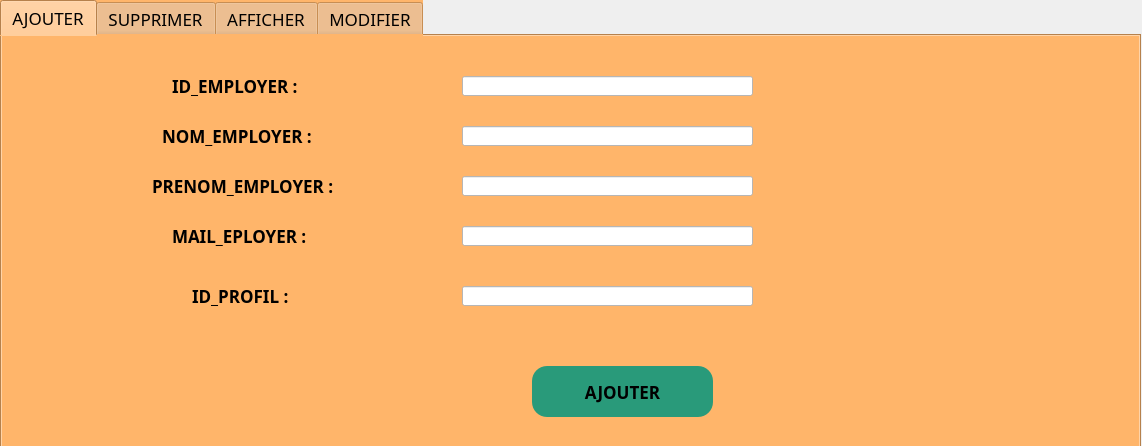
<?xml version="1.0" encoding="UTF-8"?>
<ui version="4.0">
 <class>gestion_employer</class>
 <widget class="QDialog" name="gestion_employer">
  <property name="geometry">
   <rect>
    <x>0</x>
    <y>0</y>
    <width>1142</width>
    <height>446</height>
   </rect>
  </property>
  <property name="windowTitle">
   <string>Dialog</string>
  </property>
  <property name="styleSheet">
   <string notr="true"/>
  </property>
  <widget class="QTabWidget" name="tabWidget">
   <property name="geometry">
    <rect>
     <x>0</x>
     <y>0</y>
     <width>1141</width>
     <height>451</height>
    </rect>
   </property>
   <property name="styleSheet">
    <string notr="true">*{
font-family:century gothic;
background:#ffb56a;
font-size:17px;

}
QGroupBox
{
background:#ffb56a;
background-image:url(:/selem2.jpg);
}
#ajouter_employer
{
background:#299a7a;
border-radius:15px;
}
#ajouter_employer:hover
{
color:#333;
border-radius:60px;
background:red;
}
#pushButton_supprimer
{
background:#299a7a;
border-radius:15px;
}
#pushButton_supprimer:hover
{
color:#333;
border-radius:60px;
background:red;
}
#nom
{
background:#299a7a;
border-radius:15px;
}
#nom:hover
{
color:#333;
border-radius:60px;
background:red;
}
#prenom
{
background:#299a7a;
border-radius:15px;
}
#prenom:hover
{
color:#333;
border-radius:60px;
background:red;
}
#id
{
background:#299a7a;
border-radius:15px;
}
#id:hover
{
color:#333;
border-radius:60px;
background:red;
}
#pushButton_modifier
{
background:#299a7a;
border-radius:15px;
}
#pushButton_modifier:hover
{
color:#333;
border-radius:60px;
background:red;
}</string>
   </property>
   <property name="currentIndex">
    <number>0</number>
   </property>
   <widget class="QWidget" name="tab">
    <attribute name="title">
     <string>AJOUTER</string>
    </attribute>
    <widget class="QLabel" name="label_id_employer">
     <property name="geometry">
      <rect>
       <x>170</x>
       <y>40</y>
       <width>241</width>
       <height>20</height>
      </rect>
     </property>
     <property name="font">
      <font>
       <family>century gothic</family>
       <pointsize>-1</pointsize>
       <weight>75</weight>
       <bold>true</bold>
      </font>
     </property>
     <property name="text">
      <string>ID_EMPLOYER :</string>
     </property>
    </widget>
    <widget class="QLineEdit" name="lineEditidemp">
     <property name="geometry">
      <rect>
       <x>460</x>
       <y>40</y>
       <width>291</width>
       <height>20</height>
      </rect>
     </property>
     <property name="styleSheet">
      <string notr="true">*{

background:white

}</string>
     </property>
    </widget>
    <widget class="QLabel" name="label_nom_employer">
     <property name="geometry">
      <rect>
       <x>160</x>
       <y>90</y>
       <width>281</width>
       <height>20</height>
      </rect>
     </property>
     <property name="font">
      <font>
       <family>century gothic</family>
       <pointsize>-1</pointsize>
       <weight>75</weight>
       <bold>true</bold>
      </font>
     </property>
     <property name="text">
      <string>NOM_EMPLOYER :</string>
     </property>
    </widget>
    <widget class="QLabel" name="label_prenom_employer">
     <property name="geometry">
      <rect>
       <x>150</x>
       <y>140</y>
       <width>271</width>
       <height>20</height>
      </rect>
     </property>
     <property name="font">
      <font>
       <family>century gothic</family>
       <pointsize>-1</pointsize>
       <weight>75</weight>
       <bold>true</bold>
      </font>
     </property>
     <property name="text">
      <string>PRENOM_EMPLOYER :</string>
     </property>
    </widget>
    <widget class="QLabel" name="label_mail_employer">
     <property name="geometry">
      <rect>
       <x>170</x>
       <y>190</y>
       <width>251</width>
       <height>20</height>
      </rect>
     </property>
     <property name="font">
      <font>
       <family>century gothic</family>
       <pointsize>-1</pointsize>
       <weight>75</weight>
       <bold>true</bold>
      </font>
     </property>
     <property name="text">
      <string>MAIL_EPLOYER :</string>
     </property>
    </widget>
    <widget class="QLineEdit" name="lineEditnomemp">
     <property name="geometry">
      <rect>
       <x>460</x>
       <y>90</y>
       <width>291</width>
       <height>20</height>
      </rect>
     </property>
     <property name="styleSheet">
      <string notr="true">*{

background:white

}</string>
     </property>
    </widget>
    <widget class="QLineEdit" name="lineEditprenomemp">
     <property name="geometry">
      <rect>
       <x>460</x>
       <y>140</y>
       <width>291</width>
       <height>20</height>
      </rect>
     </property>
     <property name="styleSheet">
      <string notr="true">*{

background:white

}</string>
     </property>
    </widget>
    <widget class="QLineEdit" name="lineEditmailemp">
     <property name="geometry">
      <rect>
       <x>460</x>
       <y>190</y>
       <width>291</width>
       <height>20</height>
      </rect>
     </property>
     <property name="styleSheet">
      <string notr="true">*{

background:white

}</string>
     </property>
    </widget>
    <widget class="QPushButton" name="ajouter_employer">
     <property name="geometry">
      <rect>
       <x>530</x>
       <y>330</y>
       <width>181</width>
       <height>51</height>
      </rect>
     </property>
     <property name="font">
      <font>
       <family>century gothic</family>
       <pointsize>-1</pointsize>
       <weight>75</weight>
       <bold>true</bold>
      </font>
     </property>
     <property name="text">
      <string>AJOUTER</string>
     </property>
    </widget>
    <widget class="QLineEdit" name="lineEditidprofil11">
     <property name="geometry">
      <rect>
       <x>460</x>
       <y>250</y>
       <width>291</width>
       <height>20</height>
      </rect>
     </property>
     <property name="styleSheet">
      <string notr="true">*{

background:white

}</string>
     </property>
    </widget>
    <widget class="QLabel" name="label_4">
     <property name="geometry">
      <rect>
       <x>190</x>
       <y>250</y>
       <width>201</width>
       <height>20</height>
      </rect>
     </property>
     <property name="font">
      <font>
       <family>century gothic</family>
       <pointsize>-1</pointsize>
       <weight>75</weight>
       <bold>true</bold>
      </font>
     </property>
     <property name="text">
      <string>ID_PROFIL :</string>
     </property>
    </widget>
   </widget>
   <widget class="QWidget" name="tab_2">
    <attribute name="title">
     <string>SUPPRIMER</string>
    </attribute>
    <widget class="QLabel" name="label_5">
     <property name="geometry">
      <rect>
       <x>160</x>
       <y>140</y>
       <width>141</width>
       <height>20</height>
      </rect>
     </property>
     <property name="font">
      <font>
       <family>century gothic</family>
       <pointsize>-1</pointsize>
       <weight>75</weight>
       <bold>true</bold>
      </font>
     </property>
     <property name="text">
      <string>ID_EMPLOYER:</string>
     </property>
    </widget>
    <widget class="QLineEdit" name="lineEdit_supp">
     <property name="geometry">
      <rect>
       <x>490</x>
       <y>140</y>
       <width>271</width>
       <height>20</height>
      </rect>
     </property>
     <property name="styleSheet">
      <string notr="true">*{

background:white

}</string>
     </property>
    </widget>
    <widget class="QPushButton" name="pushButton_supprimer">
     <property name="geometry">
      <rect>
       <x>510</x>
       <y>300</y>
       <width>241</width>
       <height>51</height>
      </rect>
     </property>
     <property name="font">
      <font>
       <family>century gothic</family>
       <pointsize>-1</pointsize>
       <weight>75</weight>
       <bold>true</bold>
      </font>
     </property>
     <property name="text">
      <string>SUPPRIMER</string>
     </property>
    </widget>
   </widget>
   <widget class="QWidget" name="tab_3">
    <attribute name="title">
     <string>AFFICHER</string>
    </attribute>
    <widget class="QTableView" name="tableView">
     <property name="geometry">
      <rect>
       <x>0</x>
       <y>10</y>
       <width>521</width>
       <height>211</height>
      </rect>
     </property>
    </widget>
    <widget class="QPushButton" name="pushButton">
     <property name="geometry">
      <rect>
       <x>924</x>
       <y>350</y>
       <width>91</width>
       <height>23</height>
      </rect>
     </property>
     <property name="font">
      <font>
       <family>century gothic</family>
       <pointsize>-1</pointsize>
       <weight>75</weight>
       <bold>true</bold>
      </font>
     </property>
     <property name="text">
      <string>MAILING</string>
     </property>
    </widget>
    <widget class="QPushButton" name="nom">
     <property name="geometry">
      <rect>
       <x>1020</x>
       <y>70</y>
       <width>71</width>
       <height>21</height>
      </rect>
     </property>
     <property name="font">
      <font>
       <family>century gothic</family>
       <pointsize>-1</pointsize>
       <weight>75</weight>
       <bold>true</bold>
      </font>
     </property>
     <property name="text">
      <string>nom</string>
     </property>
    </widget>
    <widget class="QPushButton" name="prenom">
     <property name="geometry">
      <rect>
       <x>1020</x>
       <y>120</y>
       <width>75</width>
       <height>31</height>
      </rect>
     </property>
     <property name="font">
      <font>
       <family>century gothic</family>
       <pointsize>-1</pointsize>
       <weight>75</weight>
       <bold>true</bold>
      </font>
     </property>
     <property name="text">
      <string>prenom</string>
     </property>
    </widget>
    <widget class="QPushButton" name="id">
     <property name="geometry">
      <rect>
       <x>1020</x>
       <y>190</y>
       <width>75</width>
       <height>23</height>
      </rect>
     </property>
     <property name="font">
      <font>
       <family>century gothic</family>
       <pointsize>-1</pointsize>
       <weight>75</weight>
       <bold>true</bold>
      </font>
     </property>
     <property name="text">
      <string>ID</string>
     </property>
    </widget>
    <widget class="QLineEdit" name="lineEditnom123">
     <property name="geometry">
      <rect>
       <x>752</x>
       <y>70</y>
       <width>251</width>
       <height>20</height>
      </rect>
     </property>
     <property name="styleSheet">
      <string notr="true">*{

background:white

}</string>
     </property>
    </widget>
    <widget class="QLineEdit" name="lineEditprenom123">
     <property name="geometry">
      <rect>
       <x>750</x>
       <y>130</y>
       <width>251</width>
       <height>20</height>
      </rect>
     </property>
     <property name="styleSheet">
      <string notr="true">*{

background:white

}</string>
     </property>
    </widget>
    <widget class="QLineEdit" name="lineEditid123">
     <property name="geometry">
      <rect>
       <x>750</x>
       <y>190</y>
       <width>251</width>
       <height>20</height>
      </rect>
     </property>
     <property name="styleSheet">
      <string notr="true">*{

background:white

}</string>
     </property>
    </widget>
    <widget class="QLabel" name="label">
     <property name="geometry">
      <rect>
       <x>530</x>
       <y>70</y>
       <width>201</width>
       <height>20</height>
      </rect>
     </property>
     <property name="font">
      <font>
       <family>century gothic</family>
       <pointsize>-1</pointsize>
       <weight>75</weight>
       <bold>true</bold>
      </font>
     </property>
     <property name="text">
      <string>CHERCHER PAR NOM</string>
     </property>
    </widget>
    <widget class="QLabel" name="label_2">
     <property name="geometry">
      <rect>
       <x>530</x>
       <y>130</y>
       <width>211</width>
       <height>20</height>
      </rect>
     </property>
     <property name="font">
      <font>
       <family>century gothic</family>
       <pointsize>-1</pointsize>
       <weight>75</weight>
       <bold>true</bold>
      </font>
     </property>
     <property name="text">
      <string>CHERCHER PAR PRENOM</string>
     </property>
    </widget>
    <widget class="QLabel" name="label_3">
     <property name="geometry">
      <rect>
       <x>530</x>
       <y>190</y>
       <width>171</width>
       <height>20</height>
      </rect>
     </property>
     <property name="font">
      <font>
       <family>century gothic</family>
       <pointsize>-1</pointsize>
       <weight>75</weight>
       <bold>true</bold>
      </font>
     </property>
     <property name="text">
      <string>CHERCHER PAR ID</string>
     </property>
    </widget>
    <widget class="QCheckBox" name="checkBoxnom">
     <property name="geometry">
      <rect>
       <x>350</x>
       <y>330</y>
       <width>171</width>
       <height>18</height>
      </rect>
     </property>
     <property name="font">
      <font>
       <family>century gothic</family>
       <pointsize>-1</pointsize>
       <weight>75</weight>
       <bold>true</bold>
      </font>
     </property>
     <property name="text">
      <string>TRIER PAR NOM</string>
     </property>
    </widget>
    <widget class="QCheckBox" name="checkBoxid">
     <property name="geometry">
      <rect>
       <x>130</x>
       <y>330</y>
       <width>161</width>
       <height>18</height>
      </rect>
     </property>
     <property name="font">
      <font>
       <family>century gothic</family>
       <pointsize>-1</pointsize>
       <weight>75</weight>
       <bold>true</bold>
      </font>
     </property>
     <property name="text">
      <string>TRIER PAR ID</string>
     </property>
    </widget>
    <widget class="QCheckBox" name="checkBoxprenom">
     <property name="geometry">
      <rect>
       <x>620</x>
       <y>330</y>
       <width>181</width>
       <height>18</height>
      </rect>
     </property>
     <property name="font">
      <font>
       <family>century gothic</family>
       <pointsize>-1</pointsize>
       <weight>75</weight>
       <bold>true</bold>
      </font>
     </property>
     <property name="text">
      <string>TRIER PAR PRENOM</string>
     </property>
    </widget>
   </widget>
   <widget class="QWidget" name="tab_4">
    <attribute name="title">
     <string>MODIFIER</string>
    </attribute>
    <widget class="QLabel" name="label_nom_film_2">
     <property name="geometry">
      <rect>
       <x>120</x>
       <y>90</y>
       <width>161</width>
       <height>20</height>
      </rect>
     </property>
     <property name="font">
      <font>
       <family>century gothic</family>
       <pointsize>-1</pointsize>
       <weight>75</weight>
       <bold>true</bold>
      </font>
     </property>
     <property name="text">
      <string>NOM EMPLOYER :</string>
     </property>
    </widget>
    <widget class="QLabel" name="label_prenom_employer_2">
     <property name="geometry">
      <rect>
       <x>120</x>
       <y>150</y>
       <width>211</width>
       <height>20</height>
      </rect>
     </property>
     <property name="font">
      <font>
       <family>century gothic</family>
       <pointsize>-1</pointsize>
       <weight>75</weight>
       <bold>true</bold>
      </font>
     </property>
     <property name="text">
      <string>PRENOM EMPLOYER :</string>
     </property>
    </widget>
    <widget class="QLabel" name="label_mail_employer_2">
     <property name="geometry">
      <rect>
       <x>120</x>
       <y>210</y>
       <width>141</width>
       <height>20</height>
      </rect>
     </property>
     <property name="font">
      <font>
       <family>century gothic</family>
       <pointsize>-1</pointsize>
       <weight>75</weight>
       <bold>true</bold>
      </font>
     </property>
     <property name="text">
      <string>MAIL EMPLOYER :</string>
     </property>
    </widget>
    <widget class="QLabel" name="label_id_employer_2">
     <property name="geometry">
      <rect>
       <x>120</x>
       <y>270</y>
       <width>231</width>
       <height>16</height>
      </rect>
     </property>
     <property name="font">
      <font>
       <family>century gothic</family>
       <pointsize>-1</pointsize>
       <weight>75</weight>
       <bold>true</bold>
      </font>
     </property>
     <property name="text">
      <string>ID_EMPLOYER :</string>
     </property>
    </widget>
    <widget class="QLineEdit" name="lineEditnomempM">
     <property name="geometry">
      <rect>
       <x>430</x>
       <y>90</y>
       <width>311</width>
       <height>20</height>
      </rect>
     </property>
     <property name="styleSheet">
      <string notr="true">*{

background:white

}</string>
     </property>
    </widget>
    <widget class="QLineEdit" name="lineEditprenomempM">
     <property name="geometry">
      <rect>
       <x>430</x>
       <y>150</y>
       <width>311</width>
       <height>20</height>
      </rect>
     </property>
     <property name="styleSheet">
      <string notr="true">*{

background:white

}</string>
     </property>
    </widget>
    <widget class="QLineEdit" name="lineEditmailempM">
     <property name="geometry">
      <rect>
       <x>430</x>
       <y>210</y>
       <width>311</width>
       <height>20</height>
      </rect>
     </property>
     <property name="styleSheet">
      <string notr="true">*{

background:white

}</string>
     </property>
    </widget>
    <widget class="QLineEdit" name="lineEditidempM">
     <property name="geometry">
      <rect>
       <x>430</x>
       <y>270</y>
       <width>311</width>
       <height>20</height>
      </rect>
     </property>
     <property name="styleSheet">
      <string notr="true">*{

background:white

}</string>
     </property>
    </widget>
    <widget class="QPushButton" name="pushButton_modifier">
     <property name="geometry">
      <rect>
       <x>890</x>
       <y>140</y>
       <width>171</width>
       <height>71</height>
      </rect>
     </property>
     <property name="font">
      <font>
       <family>century gothic</family>
       <pointsize>-1</pointsize>
       <weight>75</weight>
       <bold>true</bold>
      </font>
     </property>
     <property name="text">
      <string>MODIFIER</string>
     </property>
    </widget>
   </widget>
  </widget>
 </widget>
 <resources/>
 <connections/>
</ui>
